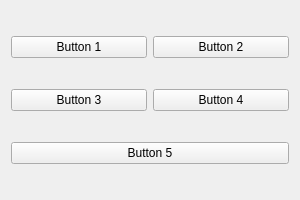
<?xml version="1.0" encoding="UTF-8"?>
<ui version="4.0">
 <class>GridWindow</class>
 <widget class="QWidget" name="GridWindow">
  <property name="geometry">
   <rect>
    <x>0</x>
    <y>0</y>
    <width>300</width>
    <height>200</height>
   </rect>
  </property>
  <property name="windowTitle">
   <string>PyQt5 Grid Layout Example</string>
  </property>
  <layout class="QGridLayout" name="gridLayout">
   <item row="0" column="0">
    <widget class="QPushButton" name="button1">
     <property name="text">
      <string>Button 1</string>
     </property>
    </widget>
   </item>
   <item row="0" column="1">
    <widget class="QPushButton" name="button2">
     <property name="text">
      <string>Button 2</string>
     </property>
    </widget>
   </item>
   <item row="1" column="0">
    <widget class="QPushButton" name="button3">
     <property name="text">
      <string>Button 3</string>
     </property>
    </widget>
   </item>
   <item row="1" column="1">
    <widget class="QPushButton" name="button4">
     <property name="text">
      <string>Button 4</string>
     </property>
    </widget>
   </item>
   <item row="2" column="0" colspan="2">
    <widget class="QPushButton" name="button5">
     <property name="text">
      <string>Button 5</string>
     </property>
    </widget>
   </item>
  </layout>
 </widget>
 <resources/>
 <connections/>
</ui>
